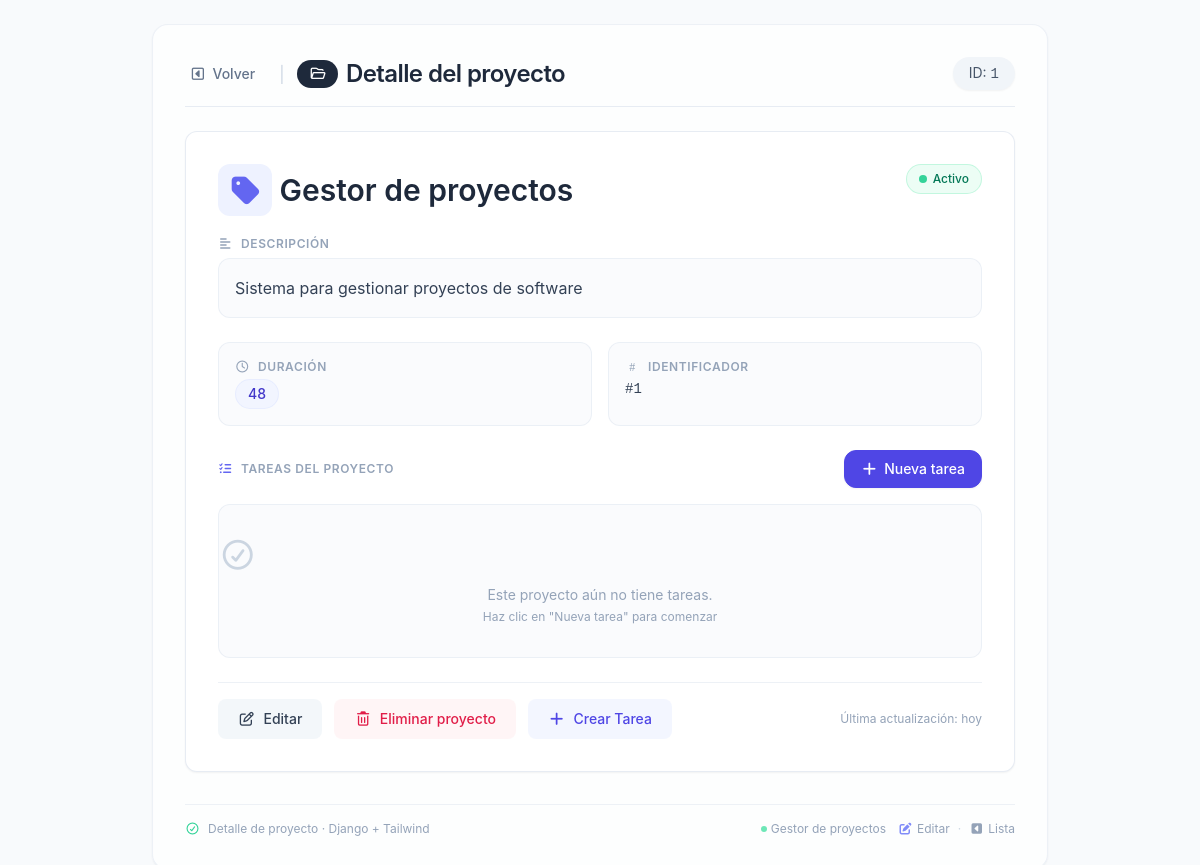
Screenshot of /proyectos/1/ with the database file from the repository.
### gestor/models.py (models this page shows)
class Proyecto(models.Model):
  nombre = models.CharField(max_length=100)
  descripcion = models.TextField()
  duracion = models.IntegerField()

### gestor/views.py (the view)
# urls.py: path('proyectos/<int:proyecto_id>/', views.proyecto_detalle, name='proyecto_detalle'),
def proyecto_detalle(request, proyecto_id):
  proyecto = Proyecto.objects.get(id=proyecto_id)
  return render(request, 'detalle_proyecto.html', {'proyecto': proyecto})

### gestor/templates/detalle_proyecto.html (shortened to what this page needs)
<!DOCTYPE html>
<html lang="es">
<head>
    <script src="https://cdn.tailwindcss.com"></script>
    <link rel="stylesheet" href="https://cdnjs.cloudflare.com/ajax/libs/font-awesome/7.3.1/css/all.min.css">
</head>
<body class="antialiased text-slate-700 p-4 md:p-6">
    <main class="max-w-4xl mx-auto bg-white/70 backdrop-blur-sm rounded-2xl shadow-sm p-6 md:p-8 border border-slate-200/60">
        <div class="flex flex-wrap items-center justify-between gap-4 mb-6 border-b border-slate-200/80 pb-4">
            <div class="flex items-center gap-3">
                <a href="{% url 'proyectos' %}"
                   class="inline-flex items-center gap-1.5 text-sm font-medium text-slate-500 hover:text-slate-700 transition-colors enlace-accion px-3 py-1.5 rounded-lg -ml-2">
                    <i class="fa-regular fa-square-caret-left"></i>
                    Volver
                </a>
                <span class="text-slate-300">|</span>
                <h1 class="text-2xl font-semibold tracking-tight text-slate-800 flex items-center gap-2">
                    <span class="bg-slate-800 text-white text-sm font-medium px-3 py-1 rounded-full">
                        <i class="fa-regular fa-folder-open"></i>
                    </span>
                    Detalle del proyecto
                </h1>
            </div>
            <div class="text-sm bg-slate-100 px-4 py-1.5 rounded-full text-slate-600 shadow-sm">
                ID: <span class="font-mono font-medium">{{ proyecto.id }}</span>
            </div>
        </div>
        <div class="detalle-card bg-white border border-slate-200/80 rounded-xl p-6 md:p-8 shadow-sm">
            <div class="flex flex-wrap items-start justify-between gap-4 mb-5">
                <h2 class="text-2xl md:text-3xl font-semibold text-slate-800 break-words flex items-center gap-2">
                    <span class="bg-indigo-50 p-2 rounded-xl text-indigo-500">
                        <i class="fa-solid fa-tag"></i>
                    </span>
                    {{ proyecto.nombre }}
                </h2>
                <span class="inline-flex items-center gap-1.5 text-xs font-medium text-emerald-700 bg-emerald-50 px-3 py-1.5 rounded-full border border-emerald-200/60">
                    <span class="w-2 h-2 rounded-full bg-emerald-400"></span>
                    Activo
                </span>
            </div>
            <div class="mb-6">
                <h3 class="text-xs font-semibold text-slate-400 uppercase tracking-wider mb-1.5 flex items-center gap-2">
                    <i class="fa-solid fa-align-left text-slate-400"></i>
                    Descripción
                </h3>
                <div class="bg-slate-50/70 rounded-xl p-4 border border-slate-200/60">
                    <p class="text-slate-700 leading-relaxed">
                        {{ proyecto.descripcion|default:"<span class='text-slate-400 italic'>Sin descripción proporcionada</span>" }}
                    </p>
                </div>
            </div>
            <div class="grid grid-cols-1 sm:grid-cols-2 gap-4 mb-6">
                <div class="bg-slate-50/70 rounded-xl p-4 border border-slate-200/60">
                    <h3 class="text-xs font-semibold text-slate-400 uppercase tracking-wider mb-1 flex items-center gap-2">
                        <i class="fa-regular fa-clock"></i>
                        Duración
                    </h3>
                    <p class="text-slate-700 font-medium flex items-center gap-2">
                        <span class="bg-indigo-50/70 px-3 py-1 rounded-full text-indigo-700 border border-indigo-100/60 text-sm">
                            {{ proyecto.duracion|default:"No especificada" }}
                        </span>
                    </p>
                </div>
                <div class="bg-slate-50/70 rounded-xl p-4 border border-slate-200/60">
                    <h3 class="text-xs font-semibold text-slate-400 uppercase tracking-wider mb-1 flex items-center gap-2">
                        <i class="fa-regular fa-hashtag"></i>
                        Identificador
                    </h3>
                    <p class="text-slate-700 font-mono text-sm">#{{ proyecto.id }}</p>
                </div>
            </div>
            <div class="mb-6">
                <div class="flex items-center justify-between gap-4 mb-4">
                    <h3 class="text-xs font-semibold text-slate-400 uppercase tracking-wider flex items-center gap-2">
                        <i class="fa-solid fa-list-check text-indigo-500"></i>
                        Tareas del proyecto
                    </h3>
                    <a href="{% url 'crear_tarea' proyecto.id %}"
                       class="inline-flex items-center gap-1.5 px-4 py-2 bg-indigo-600 text-white text-sm font-medium rounded-xl border border-indigo-600 hover:bg-indigo-700 transition-colors shadow-sm">
                        <i class="fa-solid fa-plus"></i>
                        <span class="hidden sm:inline">Nueva tarea</span>
                    </a>
                </div>
                {% if proyecto.tareas.all %}
                    <div class="space-y-2">
                        {% for tarea in proyecto.tareas.all %}
                            <div class="tarea-item flex flex-col sm:flex-row items-start sm:items-center gap-2 p-4 bg-slate-50/70 rounded-xl border border-slate-200/60 hover:border-indigo-200 transition-all">
                                <div class="flex items-center gap-3 flex-1 min-w-0 w-full sm:w-auto">
                                    <span class="w-2.5 h-2.5 rounded-full flex-shrink-0
                                        {% if tarea.estado == 'COMPLETADA' %}bg-emerald-400
                                        {% elif tarea.estado == 'EN_PROGRESO' %}bg-amber-400
                                        {% else %}bg-slate-400{% endif %}">
                                    </span>
                                    <span class="font-medium text-slate-700 truncate">{{ tarea.titulo }}</span>
                                </div>
                                <div class="flex flex-wrap items-center gap-2 w-full sm:w-auto">
                                    <span class="text-xs px-2.5 py-0.5 rounded-full border
                                        {% if tarea.prioridad == 'ALTA' %}badge-prioridad-alta
                                        {% elif tarea.prioridad == 'MEDIA' %}badge-prioridad-media
                                        {% else %}badge-prioridad-baja{% endif %}">
                                        <i class="fa-regular fa-flag mr-1"></i>
                                        {{ tarea.get_prioridad_display }}
                                    </span>
                                    <span class="text-xs px-2.5 py-0.5 rounded-full border
                                        {% if tarea.estado == 'COMPLETADA' %}badge-completada
                                        {% elif tarea.estado == 'EN_PROGRESO' %}badge-progreso
                                        {% else %}badge-pendiente{% endif %}">
                                        <i class="fa-regular fa-circle-check mr-1"></i>
                                        {{ tarea.get_estado_display }}
                                    </span>
                                </div>
                            </div>
                        {% endfor %}
                    </div>
                {% else %}
                    <div class="text-center text-slate-400 py-8 bg-slate-50/70 rounded-xl border border-slate-200/60">
                        <i class="fa-regular fa-circle-check text-3xl block mb-3 text-slate-300"></i>
                        <p class="text-sm">Este proyecto aún no tiene tareas.</p>
                        <p class="text-xs mt-1">Haz clic en "Nueva tarea" para comenzar</p>
                    </div>
                {% endif %}
            </div>
            <div class="flex flex-wrap items-center gap-3 pt-4 border-t border-slate-200/60 mt-2">
                <a href="{% url 'editar_proyecto' proyecto.id %}"
                   class="enlace-accion inline-flex items-center gap-2 px-5 py-2.5 text-sm font-medium text-slate-700 bg-slate-100/80 hover:bg-slate-200/80 rounded-lg transition-colors">
                    <i class="fa-regular fa-pen-to-square"></i>
                    Editar
                </a>
                <a href="{% url 'eliminar_proyecto' proyecto.id %}"
                   onclick="return confirm('¿Está seguro de eliminar el proyecto?')"
                   class="enlace-accion inline-flex items-center gap-2 px-5 py-2.5 text-sm font-medium text-rose-600 bg-rose-50/70 hover:bg-rose-100/80 rounded-lg transition-colors">
                    <i class="fa-regular fa-trash-can"></i>
                    Eliminar proyecto
                </a>
                <a href="{% url 'crear_tarea' proyecto.id %}"
                   class="enlace-accion inline-flex items-center gap-2 px-5 py-2.5 text-sm font-medium text-indigo-600 bg-indigo-50/70 hover:bg-indigo-100/80 rounded-lg transition-colors">
                    <i class="fa-solid fa-plus"></i>
                    Crear Tarea
                </a>
                <span class="text-xs text-slate-400 ml-auto">Última actualización: hoy</span>
            </div>
        </div>
        <div class="mt-8 pt-4 border-t border-slate-200/60 text-xs text-slate-400 flex flex-wrap justify-between items-center">
            <span class="flex items-center gap-2">
                <i class="fa-regular fa-circle-check text-emerald-400"></i>
                Detalle de proyecto · Django + Tailwind
            </span>
            <span class="flex gap-3">
                <span class="inline-flex items-center gap-1">
                    <span class="w-1.5 h-1.5 rounded-full bg-emerald-300"></span>
                    {{ proyecto.nombre|truncatechars:20 }}
                </span>
                <span class="inline-flex items-center gap-1">
                    <i class="fa-solid fa-pen-to-square text-indigo-400"></i>
                    <a href="{% url 'editar_proyecto' proyecto.id %}" class="hover:text-indigo-500 transition-colors">
                        Editar
                    </a>
                    <span class="mx-1 text-slate-300">·</span>
                    <i class="fa-solid fa-square-caret-left"></i>
                    <a href="{% url 'proyectos' %}" class="hover:text-indigo-500 transition-colors">
                        Lista
                    </a>
                </span>
            </span>
        </div>
    </main>
</body>
</html>

### gestor/templates/detalle_proyecto.html (style rules this page uses)
body { font-family: 'Inter', -apple-system, BlinkMacSystemFont, 'Segoe UI', Roboto, sans-serif; background-color: #f8fafc; }
.detalle-card { transition: box-shadow 0.15s ease, transform 0.1s ease; }
.enlace-accion { transition: color 0.15s, background-color 0.15s, transform 0.15s; }

### rows the page displays
Proyecto: id "1", nombre "Gestor de proyectos", descripcion "Sistema para gestionar proyectos de software", duracion "48"
